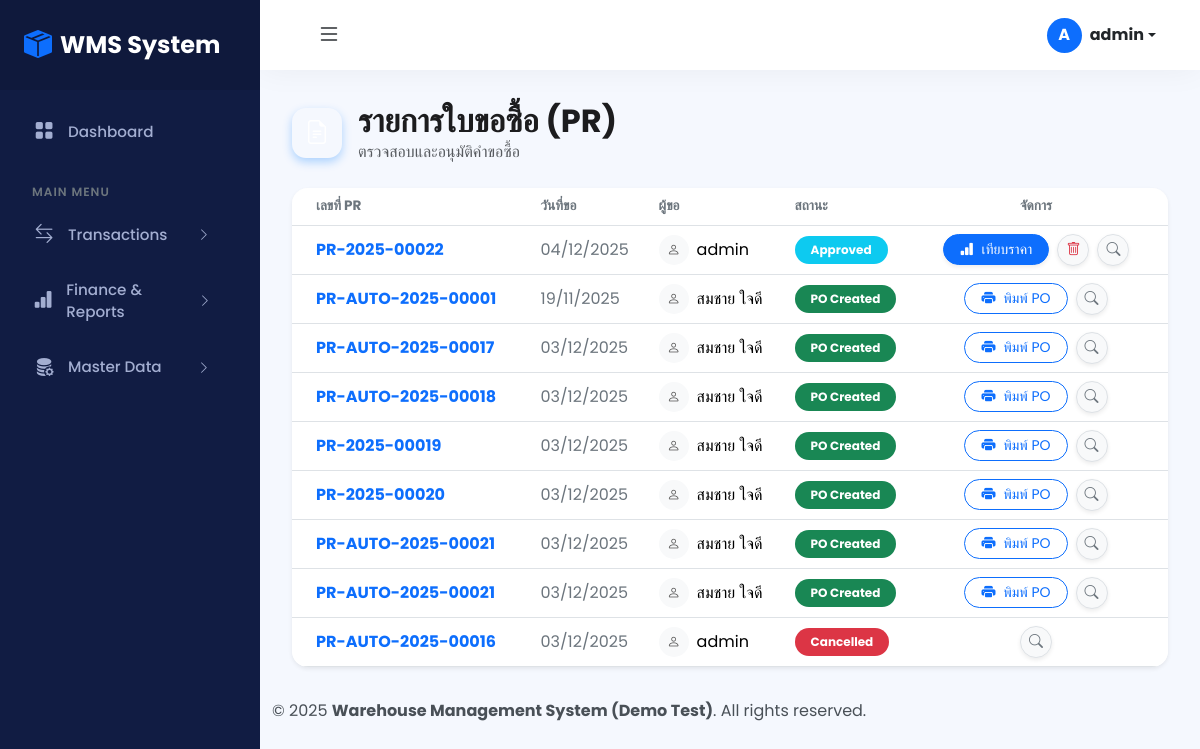
/admin/pr_approval_list.php (signed in), run on the app's committed database.
### tables this page shows
CREATE TABLE `purchase_requisitions` (
  `id` int(11) NOT NULL,
  `pr_number` varchar(50) NOT NULL,
  `requested_by_user_id` int(11) NOT NULL,
  `request_date` date NOT NULL,
  `department` varchar(100) DEFAULT NULL,
  `reason` text DEFAULT NULL,
  `status` enum('Pending WH Approval','WH Rejected','Approved','PO Created','Cancelled') NOT NULL DEFAULT 'Pending WH Approval',
  `approved_by_user_id` int(11) DEFAULT NULL,
  `approval_date` date DEFAULT NULL
);

CREATE TABLE `users` (
  `id` int(11) NOT NULL,
  `username` varchar(100) NOT NULL,
  `password_hash` varchar(255) NOT NULL,
  `full_name` varchar(200) DEFAULT NULL,
  `email` varchar(150) DEFAULT NULL,
  `role` enum('ADMIN','WH_MANAGER','WH_STAFF','DEPT_MANAGER','DEPT_STAFF') NOT NULL DEFAULT 'DEPT_STAFF',
  `department_id` int(11) DEFAULT NULL,
  `job_title` enum('Manager','Assistant Manager','Staff') DEFAULT NULL
);

CREATE TABLE `purchase_orders` (
  `id` int(11) NOT NULL,
  `po_number` varchar(50) NOT NULL,
  `supplier_id` int(11) NOT NULL,
  `order_date` date NOT NULL,
  `expected_delivery_date` date DEFAULT NULL,
  `status` enum('Pending PO Approval','PO Rejected','Pending','Partial','Completed','Cancelled') NOT NULL DEFAULT 'Pending PO Approval',
  `payment_status` enum('Unpaid','Partial','Paid') NOT NULL DEFAULT 'Unpaid',
  `created_by_user_id` int(11) DEFAULT NULL,
  `approved_by_user_id` int(11) DEFAULT NULL,
  `approval_date` date DEFAULT NULL,
  `pr_id` int(11) DEFAULT NULL
);

### admin/pr_approval_list.php (the view, shortened to what this page needs)
<?php
require_once '../includes/header.php';
$result = null;
$sql = "SELECT
            pr.id,
            pr.pr_number,
            pr.request_date,
            pr.department,
            u.full_name AS requester_name,
            pr.status,
            po.id AS po_id
        FROM purchase_requisitions pr
        JOIN users u ON pr.requested_by_user_id = u.id
        LEFT JOIN purchase_orders po ON pr.id = po.pr_id
        WHERE pr.status IN ('Pending WH Approval', 'Approved', 'WH Rejected', 'PO Created', 'Cancelled')
        ORDER BY
            CASE pr.status
                WHEN 'Pending WH Approval' THEN 1
                WHEN 'Approved' THEN 2
                WHEN 'PO Created' THEN 3
                WHEN 'WH Rejected' THEN 4
                WHEN 'Cancelled' THEN 5
                ELSE 99
            END ASC,
            pr.request_date ASC";
$query_result = $conn->query($sql);
if ($query_result === false) {
    $message = "Database Query Error: " . $conn->error; $message_type = "danger";
} else {
    $result = $query_result;
}
?>
<div class="d-flex align-items-center mb-4">
    <div class="icon-box bg-gradient-blue me-3" style="width: 50px; height: 50px; border-radius: 14px; font-size: 1.5rem; display:flex; align-items:center; justify-content:center; color:white; box-shadow: 0 4px 10px rgba(0,122,255,0.3);">
        <i class="bi bi-file-earmark-text"></i>
    </div>
    <div>
        <h2 class="fw-bold mb-0" style="color: #1C1C1E;">รายการใบขอซื้อ (PR)</h2>
        <p class="text-muted mb-0">ตรวจสอบและอนุมัติคำขอซื้อ</p>
    </div>
</div>
<div class="card border-0 shadow-sm rounded-4 overflow-hidden">
    <div class="card-body p-0">
        <div class="table-responsive">
            <table class="table table-hover align-middle mb-0">
                <thead class="bg-light">
                    <tr>
                        <th class="ps-4 text-uppercase text-secondary" style="font-size: 0.85rem;">เลขที่ PR</th>
                        <th class="text-uppercase text-secondary" style="font-size: 0.85rem;">วันที่ขอ</th>
                        <th class="text-uppercase text-secondary" style="font-size: 0.85rem;">ผู้ขอ</th>
                        <th class="text-uppercase text-secondary" style="font-size: 0.85rem;">สถานะ</th>
                        <th class="text-center pe-4 text-uppercase text-secondary" style="font-size: 0.85rem;">จัดการ</th>
                    </tr>
                </thead>
                <tbody>
                    <?php if ($result && $result->num_rows > 0): ?>
                        <?php while($row = $result->fetch_assoc()): ?>
                            <tr>
                                <td class="ps-4 fw-bold text-primary"><?php echo htmlspecialchars($row['pr_number']); ?></td>
                                <td class="text-secondary"><?php echo date('d/m/Y', strtotime($row['request_date'])); ?></td>
                                <td>
                                    <div class="d-flex align-items-center">
                                        <div class="bg-light rounded-circle d-flex justify-content-center align-items-center me-2" style="width: 30px; height: 30px; font-size: 0.8rem; color: #555;">
                                            <i class="bi bi-person"></i>
                                        </div>
                                        <?php echo htmlspecialchars($row['requester_name']); ?>
                                    </div>
                                </td>
                                <td>
                                    <?php
                                    $status = $row['status'];
                                    $badge_class = 'bg-secondary';
                                    if ($status == 'Approved') $badge_class = 'bg-info text-white';
                                    if ($status == 'PO Created') $badge_class = 'bg-success text-white';
                                    if ($status == 'WH Rejected' || $status == 'Cancelled') $badge_class = 'bg-danger text-white';
                                    echo "<span class='badge {$badge_class} rounded-pill px-3 py-2'>{$status}</span>";
                                    ?>
                                </td>
                                <td class="text-center pe-4">
                                    <div class="d-inline-flex align-items-center gap-2">
                                        <?php
                                        if ($row['status'] == 'Pending WH Approval'):
                                            if (hasRole(['ADMIN', 'WH_MANAGER'])): ?>
                                                <form action="pr_approve_process.php" method="POST" class="d-inline">
                                                    <input type="hidden" name="pr_id" value="<?php echo $row['id']; ?>">
                                                    <button type="submit" name="action" value="approve" class="btn btn-success btn-sm rounded-pill px-3 shadow-sm" title="อนุมัติ"><i class="bi bi-check-lg"></i></button>
                                                    <button type="submit" name="action" value="reject" class="btn btn-danger btn-sm rounded-pill px-3 shadow-sm" title="ปฏิเสธ"><i class="bi bi-x-lg"></i></button>
                                                </form>
                                            <?php endif; ?>
                                            <form action="pr_cancel_process.php" method="POST" class="d-inline" onsubmit="return confirmCancelPR('<?php echo $row['pr_number']; ?>')">
                                                <input type="hidden" name="pr_id" value="<?php echo $row['id']; ?>">
                                                <button type="submit" class="btn btn-light text-danger btn-sm rounded-circle border shadow-sm" style="width:32px;height:32px;padding:0;" title="ยกเลิก"><i class="bi bi-trash"></i></button>
                                            </form>
                                        <?php
                                        elseif ($row['status'] == 'Approved' && hasRole(['ADMIN', 'WH_STAFF'])): ?>
                                            <a href="pr_compare.php?pr_id=<?php echo $row['id']; ?>" class="btn btn-primary btn-sm rounded-pill px-3 shadow-sm">
                                                <i class="bi bi-bar-chart-fill me-1"></i> เทียบราคา
                                            </a>
                                            <form action="pr_cancel_process.php" method="POST" class="d-inline" onsubmit="return confirmCancelPR('<?php echo $row['pr_number']; ?>')">
                                                <button type="submit" class="btn btn-light text-danger btn-sm rounded-circle border shadow-sm" style="width:32px;height:32px;padding:0;" title="ยกเลิก"><i class="bi bi-trash"></i></button>
                                            </form>
                                        <?php
                                        elseif ($row['status'] == 'PO Created' && !empty($row['po_id'])): ?>
                                            <a href="po_print.php?po_id=<?php echo $row['po_id']; ?>" target="_blank" class="btn btn-outline-primary btn-sm rounded-pill px-3">
                                                <i class="bi bi-printer-fill me-1"></i> พิมพ์ PO
                                            </a>
                                        <?php endif; ?>
                                        <button type="button" class="btn btn-light text-secondary btn-sm rounded-circle border shadow-sm pr-detail-btn"
                                                style="width: 32px; height: 32px; padding: 0;"
                                                title="ดูรายละเอียด"
                                                data-bs-toggle="modal"
                                                data-bs-target="#prDetailModal"
                                                data-pr-id="<?php echo $row['id']; ?>">
                                            <i class="bi bi-search"></i>
                                        </button>
                                    </div>
                                </td>
                            </tr>
                        <?php endwhile; ?>
                    <?php else: ?>
                        <tr><td colspan="5" class="text-center text-muted py-5">ไม่พบรายการขอซื้อ</td></tr>
                    <?php endif; ?>
                </tbody>
            </table>
        </div>
    </div>
</div>
<?php
require_once '../includes/footer.php';
?>

### style.css (style rules this page uses)
:root { --sidebar-bg: #111c43; --sidebar-color: #a3aed1; --sidebar-active-bg: #1b2a59; --sidebar-active-color: #fff; --body-bg: #f5f8fe; --primary-color: #3b7ddd; --sidebar-width: 260px; --navbar-height: 70px; --card-radius: 16px; }
body { font-family: 'Poppins', sans-serif; background-color: var(--body-bg); margin: 0; overflow-x: hidden; color: #495057; }
.card { border: none; box-shadow: 0 0 0.875rem 0 rgba(33, 40, 50, 0.05); border-radius: var(--card-radius); }

### data on the page
purchase_requisitions: pr_number "PR-2025-00022", request_date "04/12/2025", requested_by_user.full_name "admin", status "Approved"
purchase_orders: pr.pr_number "PR-AUTO-2025-00001", pr.request_date "19/11/2025", created_by_user.full_name "สมชาย ใจดี", pr.status "PO Created"
purchase_orders: pr.pr_number "PR-AUTO-2025-00017", pr.request_date "03/12/2025", created_by_user.full_name "สมชาย ใจดี", pr.status "PO Created"
purchase_orders: pr.pr_number "PR-AUTO-2025-00018", pr.request_date "03/12/2025", created_by_user.full_name "สมชาย ใจดี", pr.status "PO Created"
purchase_orders: pr.pr_number "PR-2025-00019", pr.request_date "03/12/2025", created_by_user.full_name "สมชาย ใจดี", pr.status "PO Created"
purchase_orders: pr.pr_number "PR-2025-00020", pr.request_date "03/12/2025", created_by_user.full_name "สมชาย ใจดี", pr.status "PO Created"
purchase_orders: pr.pr_number "PR-AUTO-2025-00021", pr.request_date "03/12/2025", created_by_user.full_name "สมชาย ใจดี", pr.status "PO Created"
purchase_orders: pr.pr_number "PR-AUTO-2025-00021", pr.request_date "03/12/2025", created_by_user.full_name "สมชาย ใจดี", pr.status "PO Created"
purchase_requisitions: pr_number "PR-AUTO-2025-00016", request_date "03/12/2025", requested_by_user.full_name "admin", status "Cancelled"

### other printed values
mb_substr($user_name, 0, 1, 'UTF-8') "A"
$user_name "admin"
